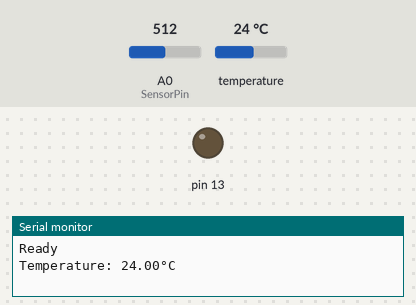
Simulated run of this sketch. Board: Arduino Uno, built with avr-gcc and run on an emulated ATmega328P. Shown: output pins drawn as LEDs (lit = HIGH), the last lines printed to the serial monitor. The inputs (shaded band) are chosen by the test bench; at power-on: A0 (SensorPin) = 512, temperature 24 °C.

Above: at 0.9 s.
At 5.9 s:
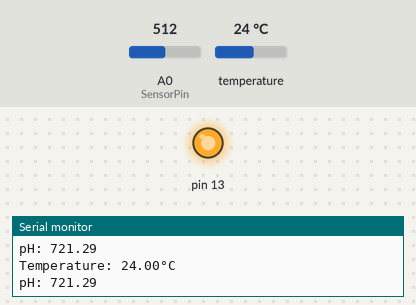
Timing chart, 0 to 8.4 s (numbered marks = the images above):
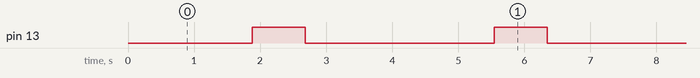

The sketch:

v2program.ino
```cpp
#include <OneWire.h>
#include <DallasTemperature.h>
#define ONE_WIRE_BUS 4
#define SensorPin A0

// Calibration parameters (adjust during calibration)
float calibrationOffset = 0.0;
float calibrationSlope = -3.5;

// Temperature Sensor
OneWire oneWire(ONE_WIRE_BUS);
DallasTemperature sensors(&oneWire);

void setup() {
  pinMode(13, OUTPUT);
  Serial.begin(9600);
  sensors.begin();
  Serial.println("Ready");
}

// pH Sensor Function
void phGravitySensor() {
  int buf[10], temp;
  for (int i = 0; i < 10; i++) {
    buf[i] = analogRead(SensorPin);
    delay(10);
  }
  // Sort readings (bubble sort)
  for (int i = 0; i < 10; i++) {
    for (int j = i + 1; j < 10; j++) {
      if (buf[i] > buf[j]) {
        temp = buf[i];
        buf[i] = buf[j];
        buf[j] = temp;
      }
    }
  }

  unsigned long avgValue = 0;
  for (int i = 2; i < 8; i++) avgValue += buf[i];
  float voltage = (float)avgValue * 5.0 / 1024 / 6;
  float phValue = 7.0 + ((calibrationOffset - (voltage * 1000)) / calibrationSlope); // Calibrated formula
  Serial.print("pH: ");
  Serial.println(phValue, 2);
  digitalWrite(13, HIGH);
  delay(800);
  digitalWrite(13, LOW);
}

// Temperature Sensor Function
void tempSensor() {
  sensors.requestTemperatures();
  float tempC = sensors.getTempCByIndex(0);
  if (tempC == DEVICE_DISCONNECTED_C) {
    Serial.println("Error: Temperature sensor disconnected!");
    return;
  }
  Serial.print("Temperature: ");
  Serial.print(tempC);
  Serial.println("°C");
}

void loop() {
  tempSensor();
  delay(1000);
  phGravitySensor();
  delay(1000);
}
```

Measured:
- by itself, pin 13: alternates HIGH for 0.80 s and LOW for 2.9 s
